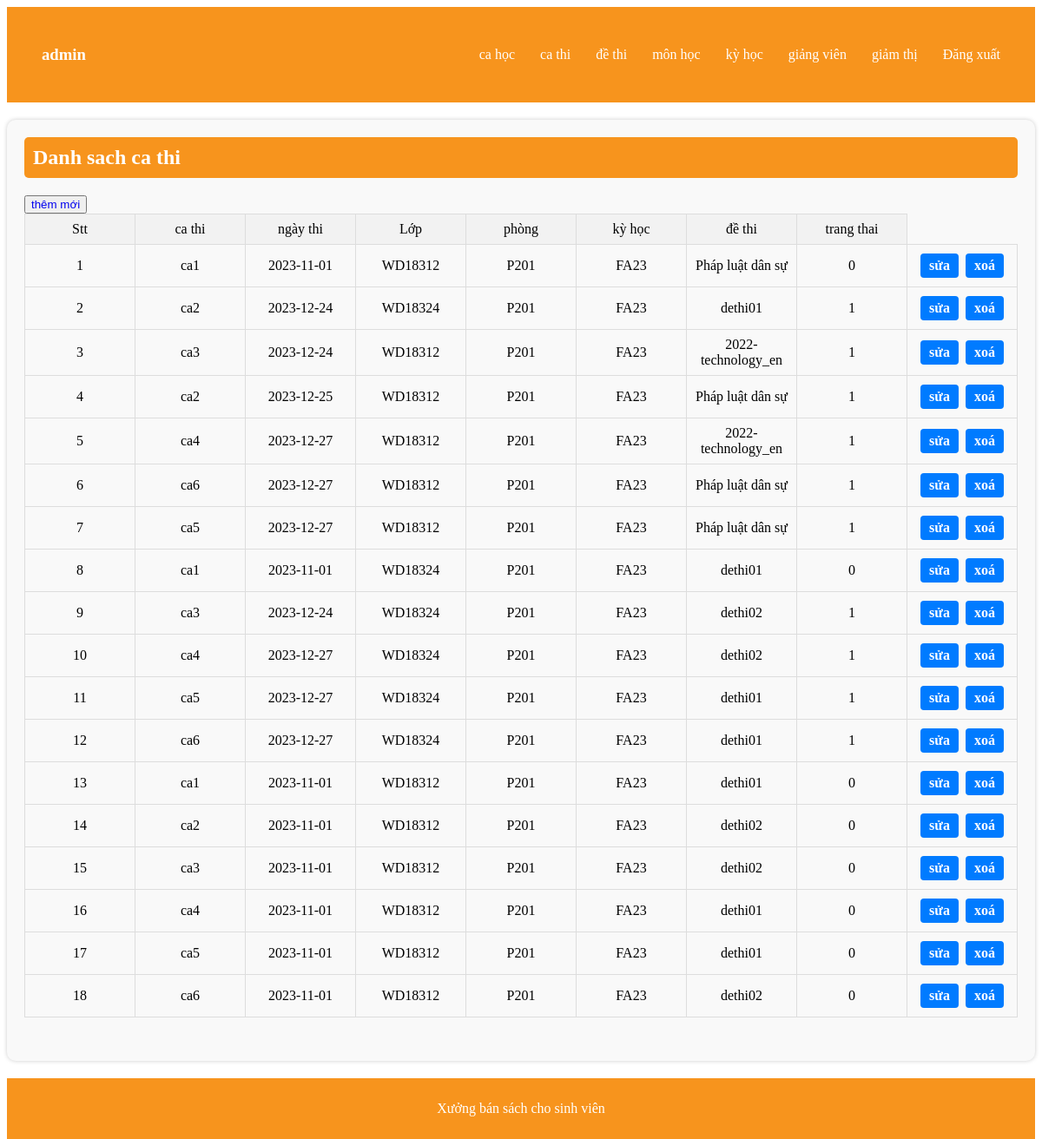
The page /index.php?act=ca_thi (signed in) on the database its author committed.
### tables this page shows
CREATE TABLE `ca_thi` (
  `id_ca_thi` int(11) NOT NULL,
  `ngay_thi` date NOT NULL,
  `id_ca` int(11) NOT NULL,
  `id_ky` int(11) NOT NULL,
  `phong` varchar(100) NOT NULL,
  `lop_hoc` varchar(100) NOT NULL,
  `trang_thai` int(11) NOT NULL DEFAULT 1,
  `id_de_thi` int(11) NOT NULL
);

CREATE TABLE `ca_hoc` (
  `id_ca` int(11) NOT NULL,
  `ten_ca` varchar(255) NOT NULL,
  `thoi_gian_bat_dau` time NOT NULL,
  `thoi_gian_ket_thuc` time NOT NULL,
  `trang_thai` int(11) NOT NULL DEFAULT 1
);

CREATE TABLE `ky_hoc` (
  `id_ky` int(11) NOT NULL,
  `ten_ky` varchar(255) NOT NULL,
  `ngay_bat_dau` date NOT NULL,
  `ngay_ket_thuc` date NOT NULL,
  `trang_thai` int(11) NOT NULL DEFAULT 1
);

CREATE TABLE `de_thi` (
  `id_de_thi` int(11) NOT NULL,
  `de_thi` varchar(255) NOT NULL,
  `id_mon_hoc` int(11) NOT NULL,
  `trang_thai` int(11) NOT NULL DEFAULT 1
);

### config/PDO.php (called while the page is built, shortened)
<?php
function connect()
{
    $servername = "localhost";
    $username = "root";
    $password = "";
    try {
        $conn = new  PDO("mysql:host=$servername;dbname=xuong2", $username, $password);
        $conn->setAttribute(PDO::ATTR_ERRMODE, PDO::ERRMODE_EXCEPTION);
    } catch (PDOException $e) {
    }
    return $conn;
}
function getData($query, $params = [], $getAll = true)
{
    $conn = connect();
    $stmt = $conn->prepare($query);
    $stmt->execute($params);
    if ($getAll) {
        return $stmt->fetchAll();
    }
    return $stmt->fetch();
}

### modles/ca_thi.php (called while the page is built, shortened)
<?php
function showCa_thi()
{
    $sql = "SELECT ca_thi.id_ca_thi,ngay_thi,phong,lop_hoc,de_thi.de_thi,ca_hoc.ten_ca,ky_hoc.ten_ky, de_thi.de_thi,ca_thi.trang_thai FROM `ca_thi` JOIN ca_hoc ON ca_thi.id_ca=ca_hoc.id_ca JOIN de_thi on ca_thi.id_de_thi=de_thi.id_de_thi JOIN ky_hoc ON ky_hoc.id_ky=ca_thi.id_ky WHERE 1";
    return getData($sql);
}

### views/ca_thi/admin/index.php (the view)
<main class="sach">
    <div class="ttSach-admin">
        <h1>Danh sach ca thi</h1>
        <button><a href="index.php?act=ca_thi&nt=add">thêm mới</a></button>
        <table>
            <tr class="line">
                <td>Stt</td>
                <td>ca thi</td>
                <td> ngày thi</td>
                <td>Lớp</td>
                <td>phòng</td>
                <td> kỳ học</td>
                <td>đề thi</td>
                <td>trang thai</td>
            </tr>
            <?php if ($vl != []) {
                foreach ($vl as $key => $vc) { ?>
                    <tr>
                        <td><?php echo $key + 1 ?></td>
                        <td><?php echo $vc['ten_ca'] ?></td>
                        <td><?php echo $vc['ngay_thi'] ?></td>
                        <td><?php echo $vc['lop_hoc'] ?></td>
                        <td><?php echo $vc['phong'] ?></td>
                        <td><?php echo $vc['ten_ky'] ?></td>
                        <td><?php echo pathinfo($vc['de_thi'], PATHINFO_FILENAME); ?></td>
                        <td><?php echo $vc['trang_thai'] ?></td>
                        <td>
                            <a href="index.php?act=ca_thi&nt=fix&id=<?php echo $vc['id_ca_thi'] ?>">sửa</a>
                            <a href="index.php?act=ca_thi&nt=delete&id=<?php echo $vc['id_ca_thi'] ?>">xoá</a>
                        </td>
                    </tr>
            <?php }
            } ?>
        </table>
    </div>
</main>

### assets/css/style.css (style rules this page uses)
a { text-decoration: none; }
table { width: 100%; border-collapse: collapse; }
tr.line { background-color: #f2f2f2; }
td { padding: 8px; text-align: center; border: 1px solid #ddd; }
main.sach { max-width: 1200px; margin: 20px auto; padding: 20px; background-color: #f9f9f9; border-radius: 10px; box-shadow: 0px 0px 5px #ccc; }
main.sach h1 { font-size: 24px; margin: 0 0 20px; padding: 10px; background-color: #f7941d; color: white; border-radius: 5px; }
.ttSach-admin { margin-bottom: 30px; }
.ttSach-admin table { width: 100%; table-layout: fixed; border-collapse: collapse; }
.ttSach-admin .line { background-color: #f2f2f2; }
.ttSach-admin td { padding: 8px; text-align: center; border: 1px solid #ddd; }
.ttSach-admin td a { display: inline-block; margin: 2px; padding: 5px 10px; text-decoration: none; background-color: #007bff; color: white; border-radius: 4px; font-weight: bold; }

### rows shown on the page
ca_thi: id_ca.ten_ca "ca1", ngay_thi "2023-11-01", lop_hoc "WD18312", phong "P201", id_ky.ten_ky "FA23", id_de_thi.de_thi "Pháp luật dân sự", trang_thai "0"
ca_thi: id_ca.ten_ca "ca2", ngay_thi "2023-12-24", lop_hoc "WD18324", phong "P201", id_ky.ten_ky "FA23", id_de_thi.de_thi "dethi01", trang_thai "1"
ca_thi: id_ca.ten_ca "ca3", ngay_thi "2023-12-24", lop_hoc "WD18312", phong "P201", id_ky.ten_ky "FA23", id_de_thi.de_thi "2022-technology_en", trang_thai "1"
ca_thi: id_ca.ten_ca "ca2", ngay_thi "2023-12-25", lop_hoc "WD18312", phong "P201", id_ky.ten_ky "FA23", id_de_thi.de_thi "Pháp luật dân sự", trang_thai "1"
ca_thi: id_ca.ten_ca "ca4", ngay_thi "2023-12-27", lop_hoc "WD18312", phong "P201", id_ky.ten_ky "FA23", id_de_thi.de_thi "2022-technology_en", trang_thai "1"
ca_thi: id_ca.ten_ca "ca6", ngay_thi "2023-12-27", lop_hoc "WD18312", phong "P201", id_ky.ten_ky "FA23", id_de_thi.de_thi "Pháp luật dân sự", trang_thai "1"
ca_thi: id_ca.ten_ca "ca5", ngay_thi "2023-12-27", lop_hoc "WD18312", phong "P201", id_ky.ten_ky "FA23", id_de_thi.de_thi "Pháp luật dân sự", trang_thai "1"
ca_thi: id_ca.ten_ca "ca1", ngay_thi "2023-11-01", lop_hoc "WD18324", phong "P201", id_ky.ten_ky "FA23", id_de_thi.de_thi "dethi01", trang_thai "0"
ca_thi: id_ca.ten_ca "ca3", ngay_thi "2023-12-24", lop_hoc "WD18324", phong "P201", id_ky.ten_ky "FA23", id_de_thi.de_thi "dethi02", trang_thai "1"
ca_thi: id_ca.ten_ca "ca4", ngay_thi "2023-12-27", lop_hoc "WD18324", phong "P201", id_ky.ten_ky "FA23", id_de_thi.de_thi "dethi02", trang_thai "1"
ca_thi: id_ca.ten_ca "ca5", ngay_thi "2023-12-27", lop_hoc "WD18324", phong "P201", id_ky.ten_ky "FA23", id_de_thi.de_thi "dethi01", trang_thai "1"
ca_thi: id_ca.ten_ca "ca6", ngay_thi "2023-12-27", lop_hoc "WD18324", phong "P201", id_ky.ten_ky "FA23", id_de_thi.de_thi "dethi01", trang_thai "1"
ca_thi: id_ca.ten_ca "ca1", ngay_thi "2023-11-01", lop_hoc "WD18312", phong "P201", id_ky.ten_ky "FA23", id_de_thi.de_thi "dethi01", trang_thai "0"
ca_thi: id_ca.ten_ca "ca2", ngay_thi "2023-11-01", lop_hoc "WD18312", phong "P201", id_ky.ten_ky "FA23", id_de_thi.de_thi "dethi02", trang_thai "0"
ca_thi: id_ca.ten_ca "ca3", ngay_thi "2023-11-01", lop_hoc "WD18312", phong "P201", id_ky.ten_ky "FA23", id_de_thi.de_thi "dethi02", trang_thai "0"
ca_thi: id_ca.ten_ca "ca4", ngay_thi "2023-11-01", lop_hoc "WD18312", phong "P201", id_ky.ten_ky "FA23", id_de_thi.de_thi "dethi01", trang_thai "0"
ca_thi: id_ca.ten_ca "ca5", ngay_thi "2023-11-01", lop_hoc "WD18312", phong "P201", id_ky.ten_ky "FA23", id_de_thi.de_thi "dethi01", trang_thai "0"
ca_thi: id_ca.ten_ca "ca6", ngay_thi "2023-11-01", lop_hoc "WD18312", phong "P201", id_ky.ten_ky "FA23", id_de_thi.de_thi "dethi02", trang_thai "0"
